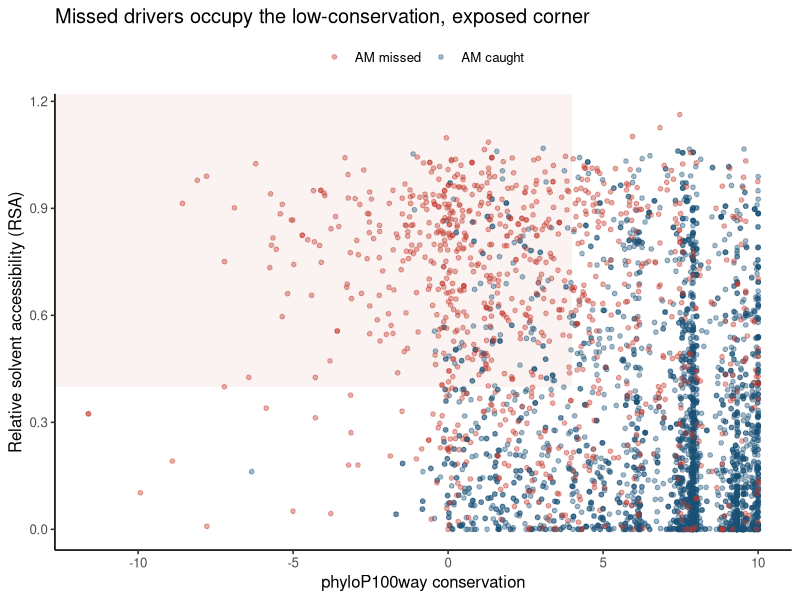
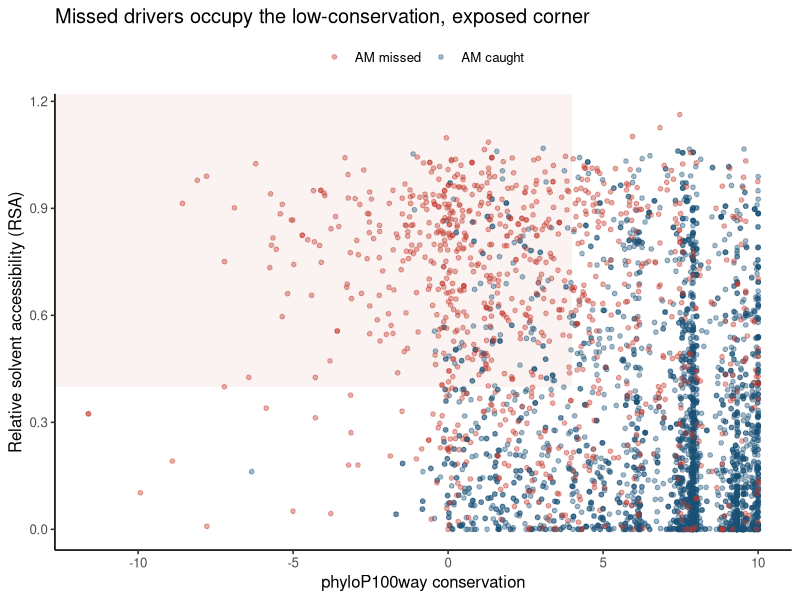

Recreate these plots in R, in order.
# Fig 2D (candidate) — conservation × RSA 2D: two orthogonal axes jointly predict AM failures
# Input: fig1_input.tsv (phyloP) + fig2_rsa_input.tsv (RSA), joined by pkey
# Output: fig2d_conservation_rsa_2d.{pdf,png}
suppressPackageStartupMessages({library(tidyverse)})

a <- read.delim("tables/fig1_input.tsv", check.names = FALSE)[, c("pkey","AM_status","phyloP100way")]
b <- read.delim("tables/fig2_rsa_input.tsv", check.names = FALSE)[, c("pkey","struct_rsa")]
d <- inner_join(a, b, by = "pkey") %>%
  filter(AM_status %in% c("AM missed","AM caught"), !is.na(phyloP100way), !is.na(struct_rsa)) %>%
  mutate(AM_status = factor(AM_status, levels = c("AM missed","AM caught")))

p <- ggplot(d, aes(phyloP100way, struct_rsa, color = AM_status)) +
  # Shade the "low-conservation + surface-exposed" corner
  annotate("rect", xmin = -Inf, xmax = 4, ymin = 0.4, ymax = Inf,
           fill = "#C0392B", alpha = 0.06) +
  geom_point(alpha = 0.4, size = 1.3) +
  scale_color_manual(values = c("AM missed" = "#C0392B","AM caught" = "#1A5276"), name = NULL) +
  # (the 79% annotation is added manually by the user) — keep only the shaded corner as a visual guide
  labs(x = "phyloP100way conservation", y = "Relative solvent accessibility (RSA)",
       title = "Missed drivers occupy the low-conservation, exposed corner") +
  theme_classic(base_size = 12) + theme(legend.position = "top")

ggsave("figures_R/fig2d_conservation_rsa_2d.pdf", p, width = 6, height = 5.2)
ggsave("figures_R/fig2d_conservation_rsa_2d.png", p, width = 6, height = 5.2, dpi = 300)
